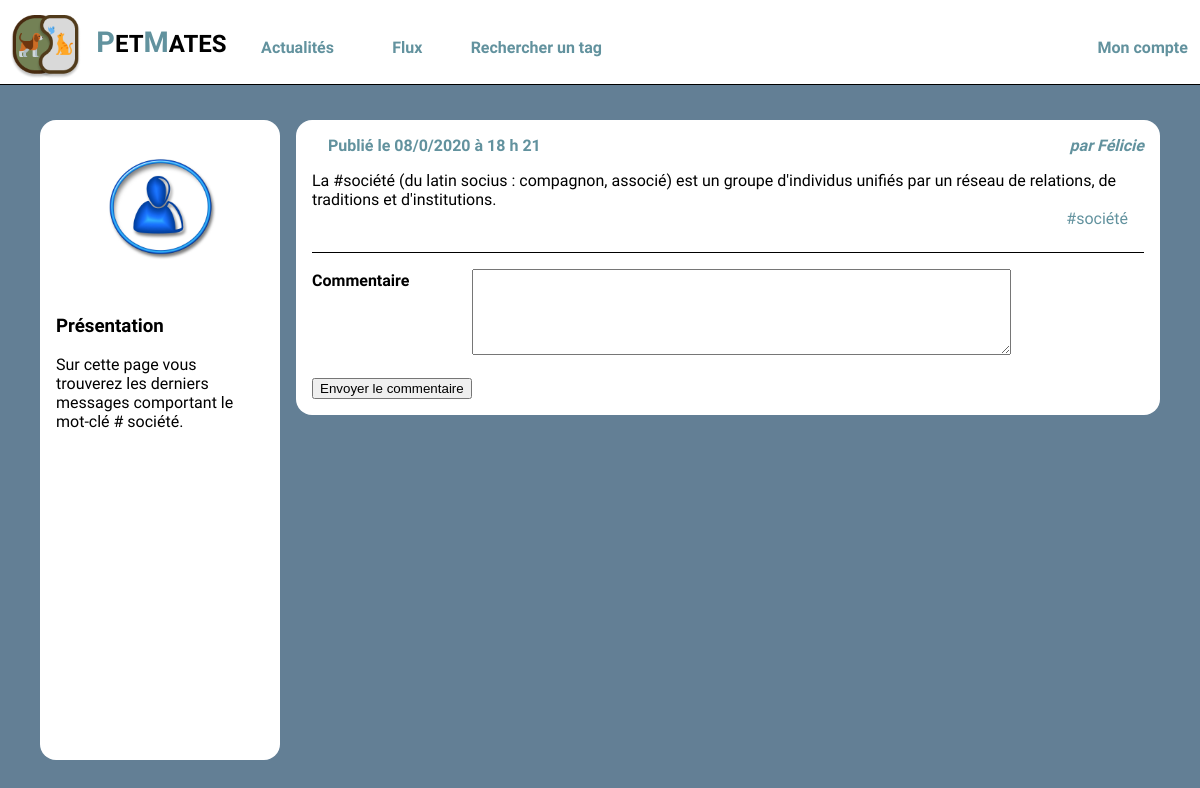
/tags.php?tag_id=4 (signed in), run on an earlier commit of the app's database.
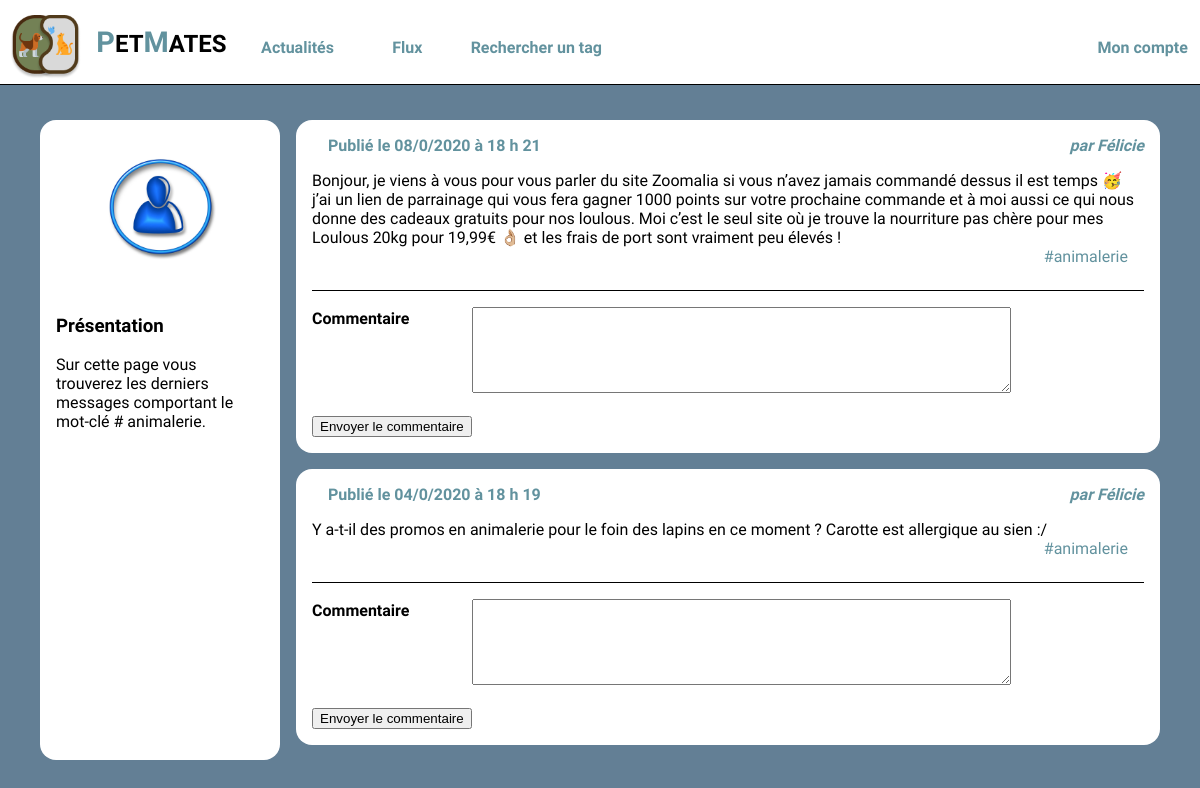
And on a later commit of the database.
### tables this page shows
CREATE TABLE `tags` (
  `id` int(10) UNSIGNED NOT NULL,
  `label` varchar(255) NOT NULL
);

CREATE TABLE `posts` (
  `id` int(10) UNSIGNED NOT NULL,
  `user_id` int(10) UNSIGNED NOT NULL,
  `content` text NOT NULL,
  `created` datetime NOT NULL,
  `parent_id` int(10) UNSIGNED DEFAULT NULL
);

CREATE TABLE `users` (
  `id` int(10) UNSIGNED NOT NULL,
  `email` varchar(255) NOT NULL,
  `password` varchar(255) NOT NULL,
  `alias` varchar(255) NOT NULL
);

### tags.php (the view, shortened to what this page needs)
<!doctype html>
<html lang="fr">
<head>
    <?php include_once('headmeta.php'); ?>
</head>
<body>
    <?php include_once('header.php'); ?>
    <?php include('connexion.php'); ?>
    <div class="alert"></div>
    <div id="wrapper">
        <?php
        $tagId = intval($_GET['tag_id']);
        ?>
        <aside class="present-profil">
            <?php
            $laQuestionEnSql = "SELECT * FROM tags WHERE id= '$tagId' ";
            $lesInformations = $mysqli->query($laQuestionEnSql);
            $tag = $lesInformations->fetch_assoc();
            ?>
            <img src="user.jpg" alt="Portrait de l'utilisatrice" />
            <section>
                <h3>Présentation</h3>
                <p>Sur cette page vous trouverez les derniers messages comportant
                    le mot-clé #
                    <?php echo $tag['label'] ?>.
                </p>
            </section>
        </aside>
        <main>
            <?php
            $laQuestionEnSql = "
                    SELECT posts.content,
                    posts.created,
                    posts.user_id,
                    posts.id,
                    users.alias as author_name,
                    count(likes.id) as like_number,
                    GROUP_CONCAT(DISTINCT tags.label) AS taglist
                    FROM posts_tags as filter
                    JOIN posts ON posts.id=filter.post_id
                    JOIN users ON users.id=posts.user_id
                    LEFT JOIN posts_tags ON posts.id = posts_tags.post_id
                    LEFT JOIN tags       ON posts_tags.tag_id  = tags.id
                    LEFT JOIN likes      ON likes.post_id  = posts.id
                    WHERE filter.tag_id = '$tagId'
                    GROUP BY posts.id
                    ORDER BY posts.created DESC
                    ";
            $lesInformations = $mysqli->query($laQuestionEnSql);
            while ($post = $lesInformations->fetch_assoc()) {
                $idDuPost = $post['id'];
                ?>
                <article>
                    <h3>
                        <time>
                            <?php
                            $stringDate = $post['created'];
                            $dateJourTiret = substr($stringDate, 0, 9);
                            $heureTiret = substr($stringDate, 11, -1);
                            list($year, $day, $month) = explode("-",$dateJourTiret);
                            list($hour, $minuts, $seconds) = explode(":", $heureTiret);
                            ?>
                            Publié le <?php echo $day."/".$month."/".$year ?> à <?php echo $hour ?> h <?php echo $minuts ?>
                        </time>
                    </h3>
                    <address>par <a href="wall.php?user_id=<?php echo $post['user_id'] ?>"><?php echo $post['author_name'] ?></a></address>
                    <div>
                        <?php echo $post['content'] ?>
                    </div>
                    <div class="tags">
                    <?php
                        $laQsurlesLabels = "
                                SELECT tags.label, posts_tags.tag_id
                                FROM tags
                                INNER JOIN posts_tags ON tags.id = posts_tags.tag_id
                                WHERE post_id = $idDuPost";
                        $listsTags = $mysqli->query($laQsurlesLabels);
                        while ($tags = $listsTags->fetch_assoc()) { ?>
                            <a href="tags.php?tag_id=<?php echo $tags['tag_id'] ?>">
                                <?php echo "#" . $tags['label'] ?>
                            </a>
                        <?php }?>
                    </div>
                    <div id="allcomments">
                    </div>
                    <form action="" method="post">
                        <dl>
                            <dt><label for='commentaire'>Commentaire</label></dt>
                            <dd><textarea id="textarea" name='commentaire'></textarea></dd>
                        </dl>
                        <button type='submit' name='postcomment' value='<?php echo $idDuPost ?>'>Envoyer le
                            commentaire</button>
                    </form>
                </article>
            <?php } ?>
        </main>
    </div>
</body>
</html>

### headmeta.php (shortened to what this page needs)
<link rel="stylesheet" href="style.css?version=<?php echo time()?>" />

### header.php (shortened to what this page needs)
<header>
    <img src="logo2.png" alt="Logo de notre réseau social" />
    <nav id="menu">
        <h1><strong>P</strong>ET<strong>M</strong>ATES</h1>
        <a href="news.php">Actualités</a>
        <a href="feed.php?user_id=<?php echo $_SESSION['connected_id'] ?>">Flux</a>
    </nav>
    <nav id="tags">
        <a href="#">Rechercher un tag</a>
    </nav>
    <nav id="user">
        <a href="#">Mon compte</a>
    </nav>
</header>

### style.css (style rules this page uses)
body { background-color: #637F95; font-family: 'Heebo', sans-serif; margin:0; display:flex; flex-direction: column; }
a { text-decoration: none; color: #62929E; }
body>header { background-color: #fff; display:flex; position:fixed; width:100%; margin:0 auto 2em auto; padding:0; border-bottom: 1px solid black; }
body>header img { height:4em; margin: 15px 5px 5px 10px; }
body>header #menu { display:flex; width:30%; align-items: stretch; }
body>header #menu h1 { margin-top: 25px; margin-left: 10px; }
body>header #menu strong { font-size: 1.2em; color: #62929E; }
body>header #menu a { flex:1; text-align: center; padding-top:2.4em; padding-left: 2em; font-weight:600; }
body>header #tags a { font-weight: 600; padding-top: 0.4em; }
body>header #user { margin-left: auto; flex:0.2; }
body>header #user>a { display:block; text-align: center; padding-top:2.4em; padding-bottom:0.5em; width:100%; font-weight: bold; }
.alert { padding-top: 6.5em; }
.present-profil { display:flex; flex-direction: column; background-color: #fff; color:black; width: 13em; border-radius: 1em; padding: 0em 1em 10em 1em; }
#wrapper { display:flex; width:70em; margin:0em auto 2em auto; padding:1em 0em 5em 0em; }
#allcomments { border-bottom: solid 1px black; }
#wrapper main { flex:3; padding-left:1em; height: 80vh; }
#wrapper main article { background-color: #fff; padding:1em; margin-bottom: 1em ; border-radius: 1em; }
#wrapper main article h3 { margin:0em 1em 0em 1em; padding:0; font-weight:lighter; font-size:1em; }
#wrapper main article time { float:left; font-style: normal; color: #62929E; font-weight: bold; }
#wrapper main article address { text-align: right; font-style: italic; margin-bottom: 1em; color: #62929E; font-weight: bold; }
.tags { font-size: 1em; margin-right: 1em; margin-bottom: 0.5em; text-align:right; }
.present-profil img { width: 7em; height: auto; margin: 2em auto; }
form dl dt { float:left;font-weight: bold;line-height: 1.5em; }
form dl dd { margin-left:10em;line-height: 1.5em;margin-bottom: 1em }
form dl dd textarea { width:40em;height: 15em; }
body>header #tags { display:flex; align-items: stretch; flex-direction: column; width: 180px; }
body>header #tags a { border-right: none; margin-top: 2em; text-align: center; }
#textarea { height: 6em; width: 40em; }

What changed in the data, as far as the page shows it:
changed tags: label "société" → "animalerie"
changed posts: content "La #société (du latin socius : compagnon, associé) est un groupe d'individus unifiés par un réseau de relations, de traditions et d'institutions." → "Bonjour, je viens à vous pour vous parler du site Zoomalia si vous n’avez jamais commandé dessus il est temps 🥳 j’ai un lien de parrainage qui vous fera gagner 1000 points sur votre prochaine commande et à moi aussi ce qui nous donne des cadeaux gratuits pour nos loulous. Moi c’est le seul site où je trouve la nourriture pas chère pour mes Loulous 20kg pour 19,99€ 👌🏼 et les frais de port sont vraiment peu élevés !"
now on this page (row edited): posts: day "04", month "0", year "2020", hour "18", minuts "19", user.alias "Félicie", content "Y a-t-il des promos en animalerie pour le foin des lapins en ce moment ? Carotte est allergique au sien :/", label "animalerie", $idDuPost 2 (drawn)
Also different on the page:
new list line: "# animalerie"
list line gone: "# société"
